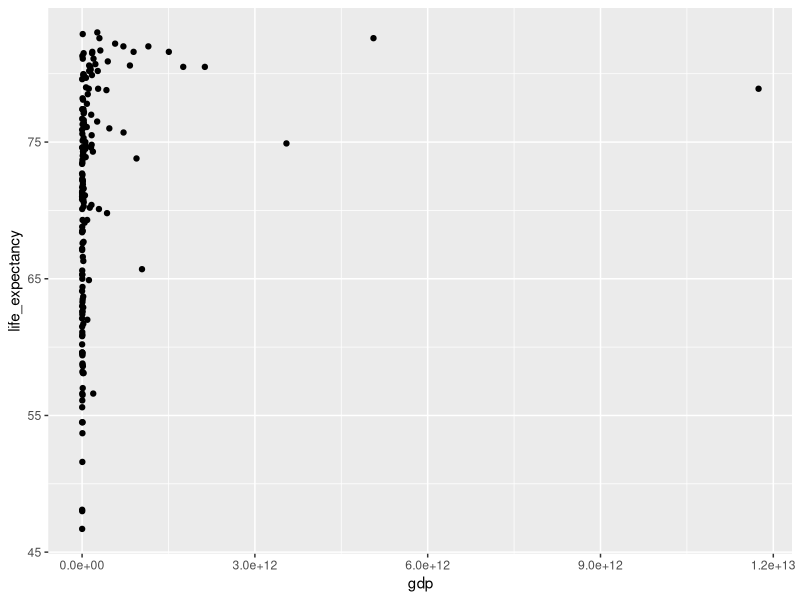
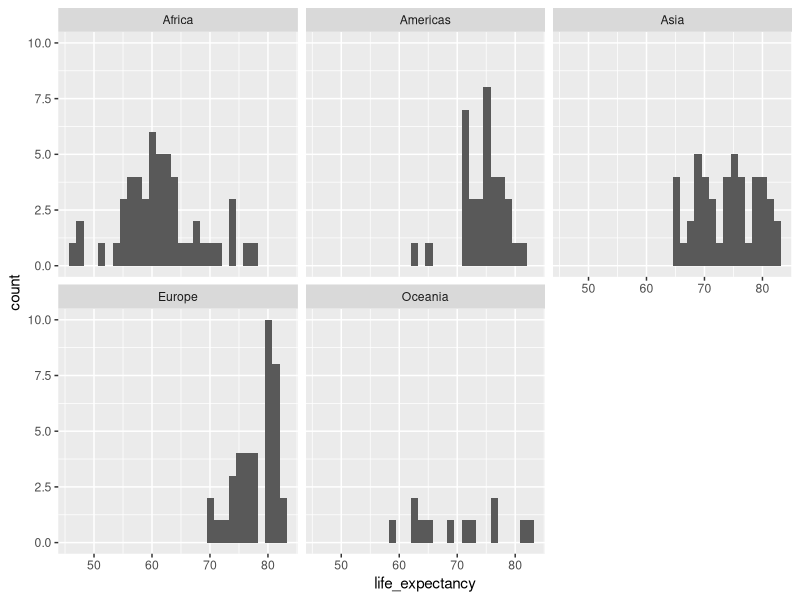
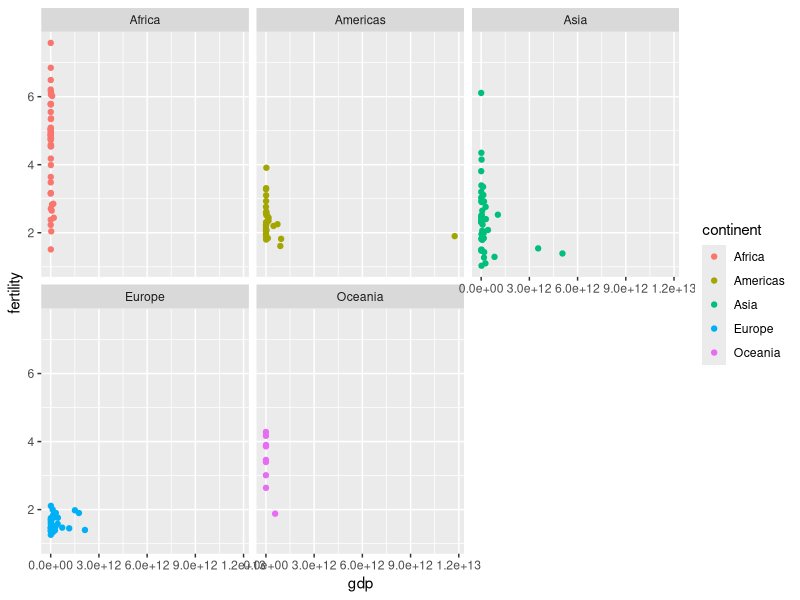
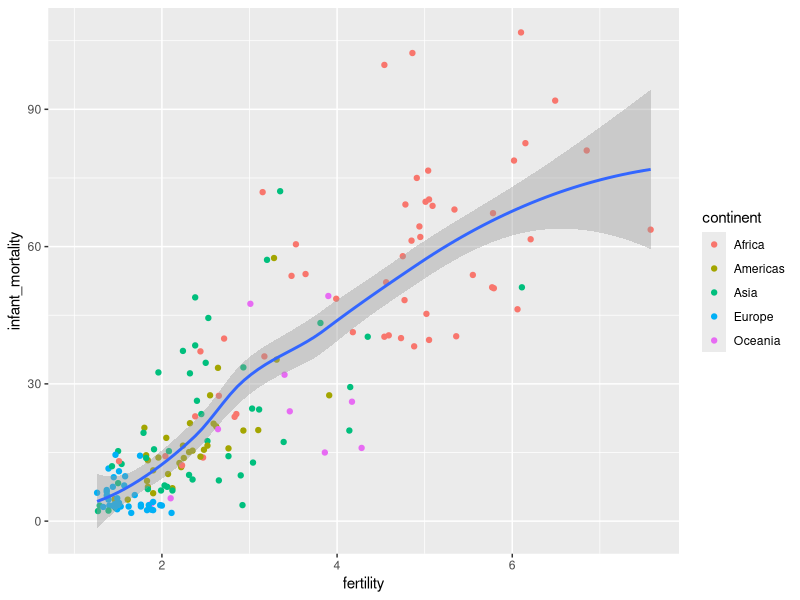
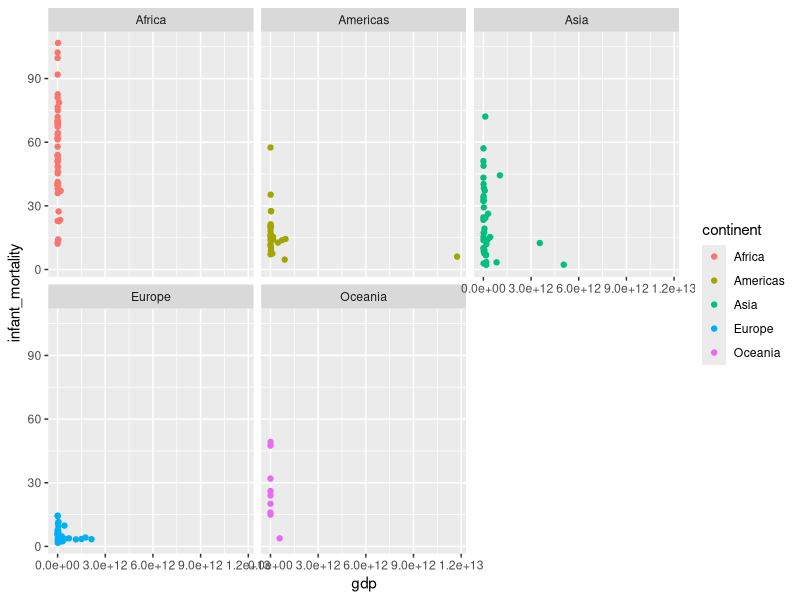

Generate these figures, in order, with R:
## ---- chunk 1
knitr::opts_chunk$set(echo = TRUE)
## ---- chunk 2
# install.packages("dslabs")
library(dslabs) 
library(tidyverse)

data <-gapminder

dim(data)
summary(data)

gap2011 <- data %>% 
  as_tibble() %>% 
  filter(year == 2011)

dim(gap2011)
summary(gap2011)
class(gap2011)
colnames(gap2011)

par(mar=c(3,3,3,3))

## ---- chunk 3
 ggplot(data = gap2011) + 
  geom_point(mapping = aes(x = gdp, y = life_expectancy))

ggplot(data = gap2011) +
  geom_histogram(mapping = aes(x = life_expectancy)) +
  facet_wrap(~ continent, nrow=2)
 
## ---- chunk 4
ggplot(data=gap2011) +
  geom_point(mapping = aes(x = gdp, y = fertility, color = continent)) +
  facet_wrap(~ continent, nrow = 2)

ggplot(data = gap2011) +
  geom_point(mapping = aes(x = fertility, y = infant_mortality, 
                           color = continent)) +
  geom_smooth(mapping = aes(x = fertility, y = infant_mortality))

## ---- chunk 5
ggplot(data = gap2011) +
  geom_point(mapping = aes(x = gdp, y = infant_mortality, 
                           color = continent)) +
  facet_wrap(~ continent, nrow = 2)
